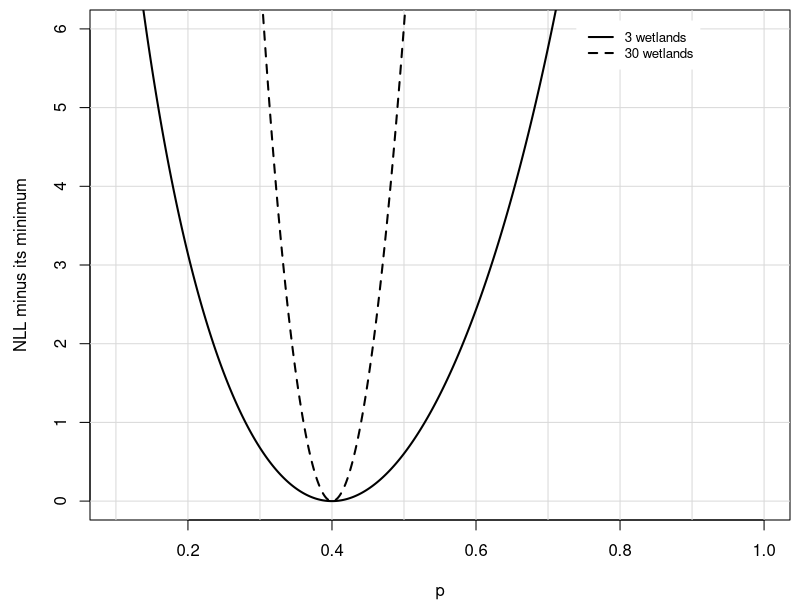

Write R code to recreate this figure.
## ---- chunk 1
knitr::opts_chunk$set(echo = FALSE, warning = FALSE, message = FALSE,
                       fig.width = 6.5, fig.height = 0.3)

# draws n full-width blank lines (margin to margin) for handwritten answers,
# as a single plot so spacing is deterministic; pair with fig.height = 0.3 * n
blank_lines <- function(n = 1) {
  par(mar = c(0, 0, 0, 0))
  plot(NA, xlim = c(0, 1), ylim = c(0, n), axes = FALSE, xlab = "", ylab = "")
  for (i in seq_len(n)) {
    segments(0, n - i + 0.5, 1, n - i + 0.5, lwd = 1)
  }
}

# reserves blank work space (no ruled lines) for equation manipulation /
# show-your-work; pair with fig.height set to however much room is needed
blank_space <- function() {
  par(mar = c(0, 0, 0, 0))
  plot.new()
}

# keeps a prompt and its answer space on one PDF page: place `r nq(...)` on its
# own line just above the prompt. Emits nothing in non-LaTeX output. lines =
# lines of prompt text, rows = rows of blank space below it (0.3 in each),
# extra = any other height (in inches), e.g. a figure or table
nq <- function(lines, rows = 0, extra = 0) {
  if (!knitr::is_latex_output()) return("")
  knitr::asis_output(sprintf("\n\\needspace{%.2fin}\n", 0.23 * lines + 0.15 + 0.3 * rows + extra))
}
## ---- chunk 2
ans_col <- rgb(200, 0, 130, maxColorValue = 255)
# redraws blank_table() so cells flagged TRUE in `ans` use the answer color
blank_table <- function(headers, body, col_widths = NULL,
                        header_height = 0.35, row_height = 0.5,
                        cex = 0.95, bold_rows = integer(0), ans = NULL) {
  nc <- length(headers); nr <- length(body)
  if (is.null(col_widths)) col_widths <- rep(1, nc)
  col_widths <- col_widths / sum(col_widths)
  cx <- c(0, cumsum(col_widths))
  h_total <- header_height + nr * row_height
  par(mar = c(0, 0, 0, 0), family = "serif")
  plot(NA, xlim = c(0, 1), ylim = c(0, h_total), axes = FALSE, xlab = "", ylab = "",
       xaxs = "i", yaxs = "i")
  y <- h_total
  segments(0, y, 1, y, lwd = 1.5)
  y <- y - header_height
  segments(0, y, 1, y, lwd = 1.5)
  for (i in seq_len(nr)) {
    y <- y - row_height
    segments(0, y, 1, y, lwd = if (i == nr) 1.5 else 0.5,
             col = if (i == nr) "black" else "grey70")
  }
  for (v in cx) segments(v, 0, v, h_total, lwd = 1)
  yh <- h_total - header_height / 2
  for (j in seq_len(nc)) text((cx[j] + cx[j + 1]) / 2, yh, labels = headers[[j]], font = 2, cex = cex)
  y <- h_total - header_height
  for (i in seq_len(nr)) {
    yc <- y - row_height / 2
    for (j in seq_len(nc)) {
      val <- body[[i]][[j]]
      is_ans <- !is.null(ans) && isTRUE(ans[[i]][[j]])
      if (!identical(val, "")) text((cx[j] + cx[j + 1]) / 2, yc, labels = val, cex = cex,
                                    font = if (i %in% bold_rows) 2 else 1,
                                    col = if (is_ans) ans_col else "black")
    }
    y <- y - row_height
  }
}
## ---- chunk 3
detect <- data.frame(
  Wetland = c("A", "B", "C"),
  Visits = c(10, 10, 10),
  Detections = c(3, 2, 7)
)
knitr::kable(detect, col.names = c("Wetland", "Visits", "Visits with a detection"),
             align = "ccc")
## ---- chunk 4
p_grid <- seq(0.1, 0.99, by = 0.001)
nll_3 <- -(12 * log(p_grid) + 18 * log(1 - p_grid))
nll_30 <- -(120 * log(p_grid) + 180 * log(1 - p_grid))
par(mar = c(4, 4.5, 0.5, 0.5))
plot(NA, xlim = c(0.1, 1), ylim = c(0, 6),
     xlab = "p", ylab = "NLL minus its minimum")
abline(v = seq(0.1, 1, 0.1), h = 0:6, col = "grey85")
lines(p_grid, nll_3 - min(nll_3), lwd = 2)
lines(p_grid, nll_30 - min(nll_30), lwd = 2, lty = 2)
legend(x = 0.74, y = 6.1, legend = c("3 wetlands", "30 wetlands"),
       lwd = 2, lty = c(1, 2), cex = 0.8, bg = "white", box.col = "white")
